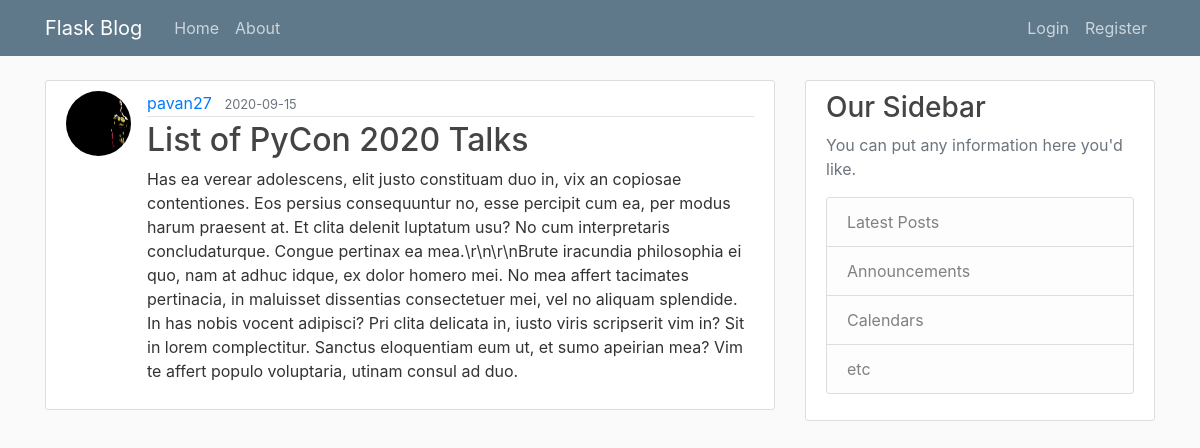
Page /post/9 on the committed database.
### flaskblog/models.py (models this page shows, shortened)
class User(db.Model,UserMixin):
    id = db.Column(db.Integer, primary_key=True)
    username = db.Column(db.String(20), unique=True, nullable=False)
    email = db.Column(db.String(120), unique=True, nullable=False)
    image_file = db.Column(db.String(20), nullable=False,
                           default="default.jpg")
    password = db.Column(db.String(60), nullable=False)
    posts = db.relationship('Post', backref="author", lazy="dynamic")

class Post(db.Model):
    id = db.Column(db.Integer, primary_key=True)
    title = db.Column(db.String(100), nullable=False)
    date_posted = db.Column(
        db.DateTime, nullable=False, default=datetime.utcnow)
    content = db.Column(db.Text, nullable=False)
    user_id = db.Column(db.Integer, db.ForeignKey('user.id'), nullable=False)

### flaskblog/posts/routes.py (the view)
@posts.route("/post/<int:post_id>")
def post(post_id):
    post  = Post.query.get_or_404(post_id)
    return render_template('post.html',title=post.title,post=post)

### flaskblog/templates/post.html (shortened to what this page needs)
{% extends "layout.html" %} {% block content %}
<article class="media content-section">
  <img  class="rounded-circle article-img" src="{{url_for('static',filename='profile_pics/'+ post.author.image_file)}}" alt="">
  <div class="media-body">
    <div class="article-metadata">
      <a class="mr-2" href="{{url_for('users.user_posts',username=post.author.username)}}">{{ post.author.username }}</a>
      <small class="text-muted">{{ post.date_posted.strftime('%Y-%m-%d') }}</small>
    </div>
    <h2 class="article-title">{{ post.title }}</h2>
    <p class="article-content">{{ post.content }}</p>
  </div>
</article>
{% endblock content%}

### flaskblog/static/main.css (style rules this page uses)
body { background: #fafafa; color: #333333; margin-top: 5rem; }
h1, h2, h3, h4, h5, h6 { color: #444444; }
.content-section { background: #ffffff; padding: 10px 20px; border: 1px solid #dddddd; border-radius: 3px; margin-bottom: 20px; }
.article-title { color: #444444; }
.article-content { white-space: pre-line; }
.article-img { height: 65px; width: 65px; margin-right: 16px; }
.article-metadata { padding-bottom: 1px; margin-bottom: 4px; border-bottom: 1px solid #e3e3e3; }

### rows in the picture
User: image_file (picture), author.username "pavan27"
Post: date_posted "2020-09-15", title "List of PyCon 2020 Talks", content "Has ea verear adolescens, elit justo constituam duo in, vix an copiosae contentiones. Eos persius consequuntur no, esse percipit cum ea, per modus harum praesent at. Et clita delenit luptatum usu? No cum interpretaris concludaturque. Congue pertinax ea mea.\\r\\n\\r\\nBrute iracundia philosophia ei quo, nam at adhuc idque, ex dolor homero mei. No mea affert tacimates pertinacia, in maluisset dissentias consectetuer mei, vel no aliquam splendide. In has nobis vocent adipisci? Pri clita delicata in, iusto viris scripserit vim in? Sit in lorem complectitur. Sanctus eloquentiam eum ut, et sumo apeirian mea? Vim te affert populo voluptaria, utinam consul ad duo."
